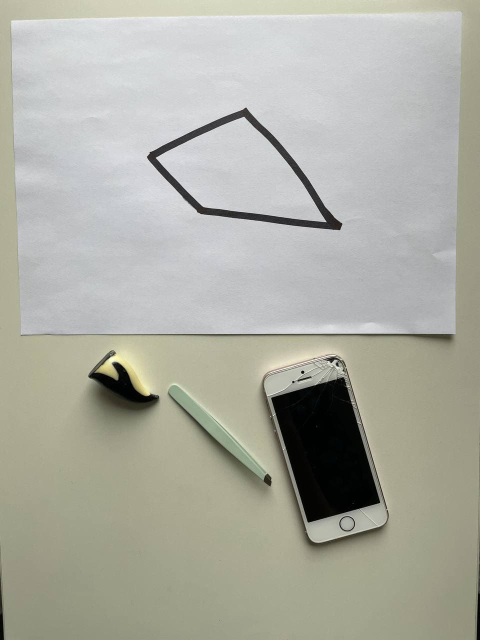
#> input picture signals_dataset/no/2.jpg, 960 x 1280 px, found by its file name (shown at 1/2 size)
$ jupyter execute intelligent_placer.ipynb   (shell and % lines are left out)   (older library calls are emulated)
#> lines starting #> are read from the running program, lines starting #| are printed output that depends on the picture; after the words box and inside, x2 and y2 are one past the last pixel; in counts of white or black regions, pixels touching at a corner belong together
### intelligent_placer_lib/objects_detection.py
import os
import cv2 as cv
import numpy as np
from scipy.ndimage import binary_fill_holes
from skimage.feature import canny
from skimage.morphology import binary_closing


# not used in main program, but useful for tests
# [6 lines left out: function read_images, not called in this run]


def read_image(path: str) -> list:
#> called with path = 'signals_dataset\\no\\2.jpg'
    return cv.imread(path)
#> returned value is the input picture: shape (1280, 960, 3); mean B, G, R 162.6, 172.8, 172.4


# find edges with canny detection and morphology operations
def preprocess_image(image: np.array) -> np.array:
    gray_img = cv.cvtColor(image, cv.COLOR_RGB2GRAY)
    edge = 255 * binary_fill_holes(binary_closing(canny(gray_img, sigma=3), selem=np.ones((20, 20))))
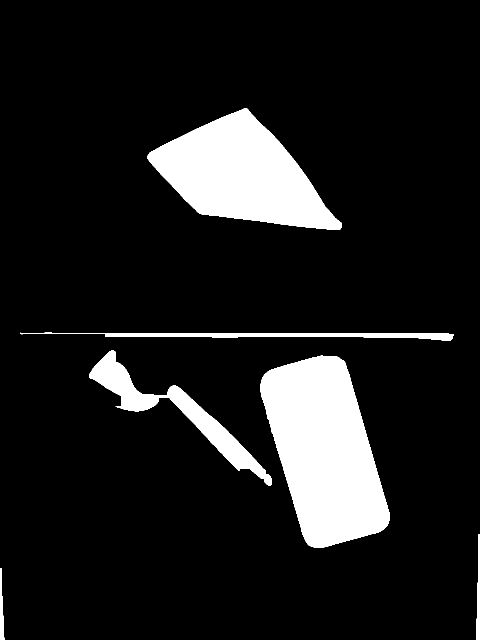
#> edge: shape (1280, 960) int64 (shown at 1/2 size); 11.5% white; 6 white regions, box (x1, y1, x2, y2) and area: (521, 711, 780, 1096) 65430, (295, 216, 684, 460) 52270, (178, 701, 543, 972) 15841, (41, 665, 908, 682) 6113, (953, 1069, 960, 1280) 1026, (0, 1136, 9, 1280) 782
    edge = edge.astype(np.uint8)
#> edge: shape (1280, 960); 11.5% white; 6 white regions
    return edge


# is contour a polygon
def check_for_polygon(contours: list) -> bool:
    counter = 0
    for contour in contours:
        x, y = contour[0]
        if y < 750:
            counter += 1
    if counter == len(contours):
        return True
    return False


# is contour a bottom paper sheet border
def check_paper_border(contours: list) -> bool:
    paper_border_counter = 0
    for contour in contours:
        x, y = contour[0]
        if 750 > y > 600:
            paper_border_counter += 1
            continue
    if paper_border_counter == len(contours):
        return False
    return True


# finding a minimal rectangle for objects contours
def find_min_rect(contours: list, image: np.array=None) -> list:
    boxes = list()
    for c in contours:
        rect = cv.minAreaRect(c)
        box = cv.boxPoints(rect)
        box = np.int0(box)
        boxes.append(box)
    return boxes


# find polygon angles
def find_approx_polygon(polygon_cnt: list) -> list:
    epsilon = 0.01 * cv.arcLength(polygon_cnt, True)
    approx = cv.approxPolyDP(polygon_cnt, epsilon, True)
    return approx


# find contours of polygon and all objects
def find_contours(image: np.array) -> tuple:
    contours = cv.findContours(image, cv.RETR_EXTERNAL,cv.CHAIN_APPROX_NONE)
#> contours = 6 contours; box (x1, y1, x2, y2) and area: (521, 711, 780, 1096) 64934, (295, 216, 684, 460) 51846, (178, 701, 543, 972) 15398, (41, 665, 908, 682) 5238, (953, 1069, 960, 1280) 810, (0, 1136, 9, 1280) 633
    objects = list()
    polygon = None
    for contour in contours[0]:
        if check_for_polygon(contour) and cv.contourArea(contour) > 3000 and check_paper_border(contour):
            polygon = contour
        elif not check_for_polygon(contour) and cv.contourArea(contour) > 500:
            objects.append(contour)
#> this loop made 6 passes
#> after the loop, objects = 4 contours; box (x1, y1, x2, y2) and area: (521, 711, 780, 1096) 64934, (178, 701, 543, 972) 15398, (953, 1069, 960, 1280) 810, (0, 1136, 9, 1280) 633
    return polygon, objects

### intelligent_placer_lib/intelligent_placer.py
from intelligent_placer_lib.objects_detection import read_image, preprocess_image, find_contours, find_min_rect, find_approx_polygon
from intelligent_placer_lib.objects_arrangement import is_objects_placed


def check_image(path: str) -> bool:
    image = read_image(path)
    edge = preprocess_image(image)
    polygon, objects = find_contours(edge)
#> polygon = contour of 847 points, box (x1, y1, x2, y2) (295, 216, 684, 460), area 51846
    if polygon is None or objects == []:
        print("Can't find polygon or objects")
        return False
    rectangles = find_min_rect(objects)
#> the loop in find_min_rect, `for c in contours:` made 4 passes
#> (rect, box) on passes 1 to 4: (((4, 1207.5), (143, 8), -90), [[8, 1279], [0, 1279], [0, 1136], [8, 1136]]), (((956, 1174), (210, 6), -90), [[959, 1279], [953, 1279], [953, 1069], [959, 1069]]), (((648, 901.7), (181.7, 373.1), -16.18), [[612, 1106], [508, 747], [683, 697], [787, 1055]]), (((372.2, 837.1), (95.87, 425.2), -60.75), [[534, 982], [163, 775], [210, 691], [581, 899]])
#> after the loop in find_min_rect, `for c in contours:`: boxes = [[[8, 1279], [0, 1279], [0, 1136], [8, 1136]], [[959, 1279], [953, 1279], [953, 1069], [959, 1069]], [[612, 1106], [508, 747], [683, 697], [787, 1055]], [[534, 982], [163, 775], [210, 691], [581, 899]]]
#> rectangles has the same summary as boxes in find_min_rect
    polygon_angles = find_approx_polygon(polygon)
#> in find_approx_polygon, `epsilon = 0.01 * cv.arcLength(polygon_cnt, True)`: epsilon = 10.19
#> in find_approx_polygon, `approx = cv.approxPolyDP(polygon_cnt, epsilon, True)`: approx = [[295, 311], [400, 427], [682, 455], [591, 323], [492, 216]]
#> polygon_angles has the same summary as approx in find_approx_polygon
    return is_objects_placed(polygon_angles, rectangles)

### intelligent_placer_lib/objects_arrangement.py
import cv2 as cv

# is polygon area larger than sum of objects area
def check_area(polygon: list, objects: list) -> bool:
    poly_area = cv.contourArea(polygon)
#> poly_area = 49118
    obj_area = 0
    for obj in objects:
        obj_area += cv.contourArea(obj)
#> this loop made 4 passes
#> (obj, obj_area) on passes 1 to 4: ([[8, 1279], [0, 1279], [0, 1136], [8, 1136]], 1144), ([[959, 1279], [953, 1279], [953, 1069], [959, 1069]], 2404), ([[612, 1106], [508, 747], [683, 697], [787, 1055]], 70393.5), ([[534, 982], [163, 775], [210, 691], [581, 899]], 111124.5)
#> after the loop, obj_area = 111124.5
    return poly_area > obj_area


# except check_area there will be other checks, ex. geometric shapes
def is_objects_placed(polygon: list, objects: list) -> bool:
    if check_area(polygon, objects):
        return True
    else:
        return False

### intelligent_placer.ipynb
# Intelligent placer

Пример работы текущей версии программы и наглядные результаты

Сначала загрузим все необходимые библиотеки, если их не было

Изображения располагаются в трех директориях, иногда удобно пользоваться уже их определенными именами

[cell 1]
no_dir = "signals_dataset/no"
yes_dir = "signals_dataset/yes"
obj_dir = "signals_dataset/objects"

[cell 2]
from intelligent_placer_lib.intelligent_placer import check_image
path = 'signals_dataset\\no\\2.jpg'
check_image(path)

Но такой подход малоинформативен для демонстрации работы алгоритма. Поэтому рассмотрим работу программы по шагам.

## Определение объектов

Первым шагом бинаризируем изображение с помощью детектора Кэнни и морфологических операций.

[cell 3]
from intelligent_placer_lib.objects_detection import read_image, preprocess_image
import matplotlib.pyplot as plt

image = read_image(path)
bin_image = preprocess_image(image)
plt.imshow(bin_image)

Далее выделим контуры многоугольника и объектов. Выделенные контуры проходят через специфические проверки, сделанные конкретно под датасет.

[cell 4]
from intelligent_placer_lib.intelligent_placer import find_contours
import cv2
polygon, objects = find_contours(bin_image)
#> the loop in find_contours (call 2), `for contour in contours[0]:` made 6 passes
cv2.drawContours(image, polygon, -1, (0, 0, 255), thickness=4)
cv2.drawContours(image, objects, -1, (0, 255, 0), thickness=4)
plt.imshow(image)

Выделим объекты прямоугольниками, чтобы потом манипулировать именно с ними, как с наиболее простыми фигурами. У многоугольника определим его углы.

[cell 5]
from intelligent_placer_lib.objects_detection import find_min_rect, find_approx_polygon

rectangles = find_min_rect(objects)
#> the loop in find_min_rect (call 2), `for c in contours:` made 4 passes
#> rectangles has the same summary as boxes in find_min_rect
polygon_angles = find_approx_polygon(polygon)
#> polygon_angles has the same summary as approx in find_approx_polygon
cv2.drawContours(image, rectangles, -1, (255, 0, 255), 4)
cv2.drawContours(image, polygon_angles, -1, (255, 255, 0), thickness=30)
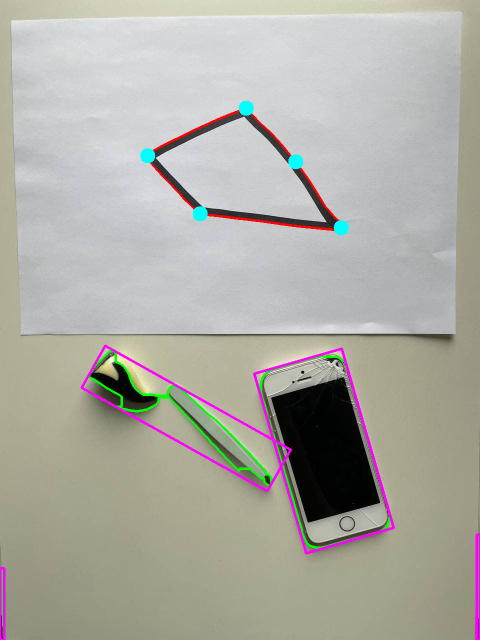
#> image: shape (1280, 960, 3) (shown at 1/2 size); mean B, G, R 163.5, 171.8, 172.9
plt.imshow(image)

## Проверка на вместимоость

В самой простой версии просто сравниваем площади полученного многоугольника и сумму площадей всех объектов для получения ответа на поставленную задачу. Конечно, такая проверка крайне неисчерпывающая. В дальнейшем придется сравнивать геометрические размеры всех предметов и размеры имеющегося многоугольника.

[cell 6]
from intelligent_placer_lib.objects_arrangement import is_objects_placed

is_objects_placed(polygon, objects)
#> the loop in check_area (call 2), `for obj in objects:` made 4 passes
#> obj_area on passes 1 to 4: 633, 1443.5, 66378, 81775.5
#> Out = False

В данном случае программа отработала правильно.

## Промежуточные результаты
На всем датасете была запущена программа. Результаты ее выполнения лежат в директории results. Алгоритм совершил 3 ошибки на разделе датасета 'no' и 7 ошибок на разделе датасета 'yes'. Всего в датасете 38 изображений. Точность получается 0.7368

Так же алгоритм совершает ошибки при распознавании предметов: границы нескольких предметов могут сливаться. Это связно с тенями и близким расположением предметов друг к другу. Например, на изображении 'signals_dataset/yes/1.jpg'

$ run again, with signals_dataset/no/1.jpg copied over signals_dataset/no/2.jpg
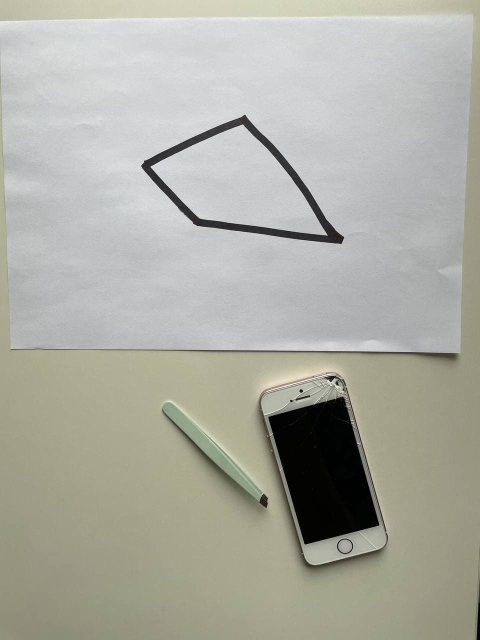
#> input picture signals_dataset/no/1.jpg, 960 x 1280 px, found by its file name (shown at 1/2 size)
#> in read_image, returned value is the input picture: shape (1280, 960, 3); mean B, G, R 162.7, 172.2, 172.2
#> in preprocess_image, `edge = 255 * binary_fill_holes(binary_closing(canny(gray_img, sigma=3)..`:
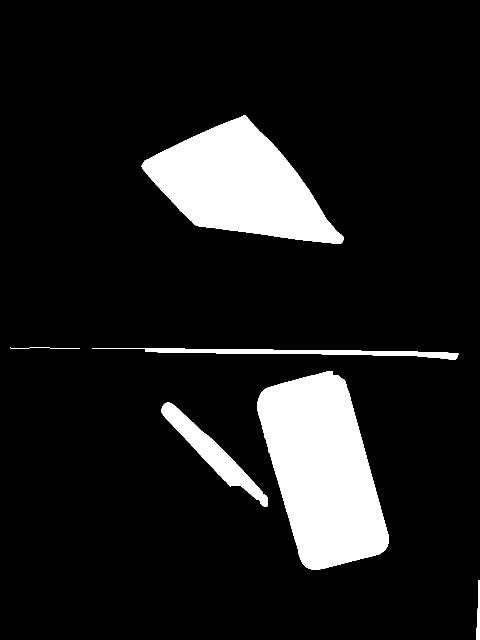
#> edge: shape (1280, 960) int64 (shown at 1/2 size); 11.5% white; 6 white regions, box (x1, y1, x2, y2) and area: (515, 742, 778, 1140) 68821, (283, 231, 688, 488) 56900, (323, 805, 536, 1014) 9299, (184, 696, 917, 719) 5385, (953, 1160, 960, 1280) 582, (21, 694, 160, 697) 158
#> contours = 6 contours, 1 with area under 20; largest, box (x1, y1, x2, y2) and area: (515, 742, 778, 1140) 68310, (283, 231, 688, 488) 56457, (323, 805, 536, 1014) 9058, (184, 696, 917, 719) 4646, (953, 1160, 960, 1280) 458
#> the loop in find_contours, `for contour in contours[0]:` made 6 passes
#> after the loop in find_contours, `for contour in contours[0]:`: objects = 2 contours; box (x1, y1, x2, y2) and area: (515, 742, 778, 1140) 68310, (323, 805, 536, 1014) 9058
#> in check_image, `polygon, objects = find_contours(edge)`: polygon = contour of 884 points, box (x1, y1, x2, y2) (283, 231, 688, 488), area 56457
#> the loop in find_min_rect, `for c in contours:` made 2 passes
#> (rect, box) on passes 1 to 2: (((429, 912), (41.01, 289.9), -45), [[517, 1029], [312, 824], [341, 795], [546, 1000]]), (((644.1, 941.8), (187.1, 381.4), -15.47), [[604, 1150], [503, 782], [683, 733], [785, 1100]])
#> after the loop in find_min_rect, `for c in contours:`: boxes = [[[517, 1029], [312, 824], [341, 795], [546, 1000]], [[604, 1150], [503, 782], [683, 733], [785, 1100]]]
#> in check_image, `rectangles = find_min_rect(objects)`: rectangles has the same summary as boxes in find_min_rect
#> epsilon = 10.65
#> approx = [[284, 328], [391, 450], [685, 483], [594, 346], [491, 231]]
#> in check_image, `polygon_angles = find_approx_polygon(polygon)`: polygon_angles has the same summary as approx in find_approx_polygon
#> poly_area = 53482.5
#> the loop in check_area, `for obj in objects:` made 2 passes
#> (obj, obj_area) on passes 1 to 2: ([[517, 1029], [312, 824], [341, 795], [546, 1000]], 11890), ([[604, 1150], [503, 782], [683, 733], [785, 1100]], 83248)
#> after the loop in check_area, `for obj in objects:`: obj_area = 83248
#> the loop in find_contours (call 2), `for contour in contours[0]:` made 6 passes
#> the loop in find_min_rect (call 2), `for c in contours:` made 2 passes
#> `rectangles = find_min_rect(objects)`: rectangles has the same summary as boxes in find_min_rect
#> `polygon_angles = find_approx_polygon(polygon)`: polygon_angles has the same summary as approx in find_approx_polygon
#> `cv2.drawContours(image, polygon_angles, -1, (255, 255, 0), thickness=30)`:
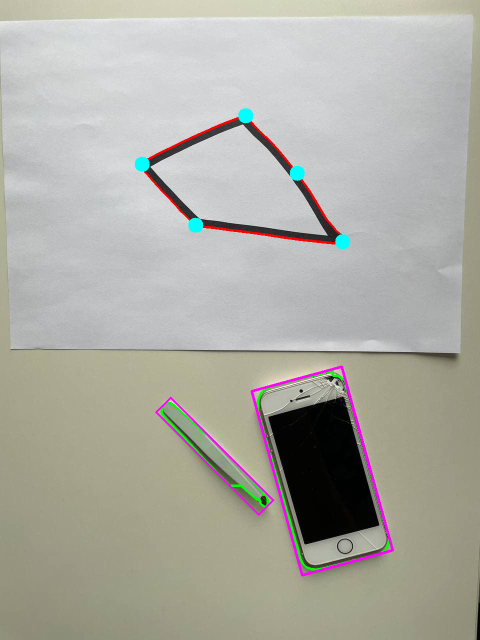
#> image: shape (1280, 960, 3) (shown at 1/2 size); mean B, G, R 163.1, 171.4, 172.4
#> the loop in check_area (call 2), `for obj in objects:` made 2 passes
#> obj_area on passes 1 to 2: 9057.5, 77367.5
#> Out = False

$ run again, with signals_dataset/no/10.jpg copied over signals_dataset/no/2.jpg
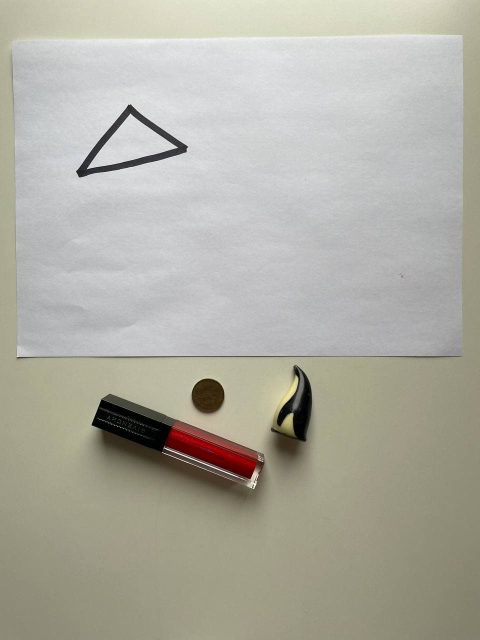
#> input picture signals_dataset/no/10.jpg, 960 x 1280 px, found by its file name (shown at 1/2 size)
#> in read_image, returned value is the input picture: shape (1280, 960, 3); mean B, G, R 162.1, 173, 174.6
#> in preprocess_image, `edge = 255 * binary_fill_holes(binary_closing(canny(gray_img, sigma=3)..`:
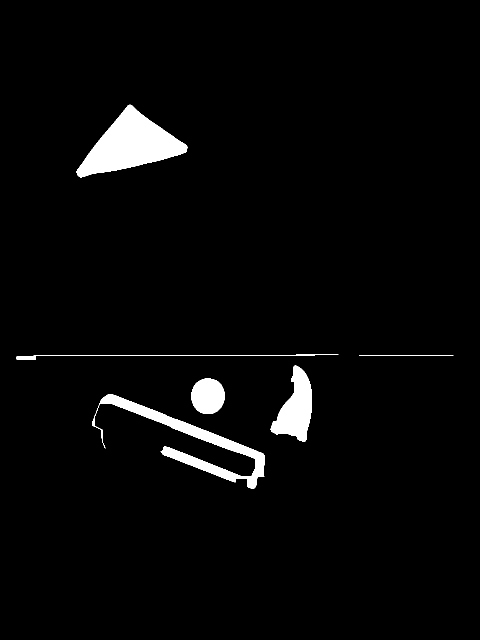
#> edge: shape (1280, 960) int64 (shown at 1/2 size); 3.1% white; 6 white regions, box (x1, y1, x2, y2) and area: (153, 209, 375, 355) 15702, (184, 788, 530, 977) 10603, (541, 731, 624, 883) 6838, (383, 757, 449, 828) 3792, (32, 709, 677, 720) 939, (718, 710, 907, 712) 232
#> contours = 6 contours; box (x1, y1, x2, y2) and area: (153, 209, 375, 355) 15458, (184, 788, 530, 977) 9927, (541, 731, 624, 883) 6650, (383, 757, 449, 828) 3692, (32, 709, 677, 720) 290, (718, 710, 907, 712) 43
#> the loop in find_contours, `for contour in contours[0]:` made 6 passes
#> after the loop in find_contours, `for contour in contours[0]:`: objects = 3 contours; box (x1, y1, x2, y2) and area: (184, 788, 530, 977) 9927, (541, 731, 624, 883) 6650, (383, 757, 449, 828) 3692
#> in check_image, `polygon, objects = find_contours(edge)`: polygon = contour of 486 points, box (x1, y1, x2, y2) (153, 209, 375, 355), area 15458
#> the loop in find_min_rect, `for c in contours:` made 3 passes
#> (rect, box) on passes 1 to 3: (((357, 895.5), (105.9, 359.9), -69.06), [[506, 1009], [169, 880], [207, 781], [543, 910]]), (((415.5, 792), (70, 65), -90), [[448, 827], [383, 827], [383, 757], [448, 757]]), (((592.5, 805.1), (143.4, 74.23), -75.7), [[610, 883], [538, 865], [574, 726], [646, 744]])
#> after the loop in find_min_rect, `for c in contours:`: boxes = [[[506, 1009], [169, 880], [207, 781], [543, 910]], [[448, 827], [383, 827], [383, 757], [448, 757]], [[610, 883], [538, 865], [574, 726], [646, 744]]]
#> in check_image, `rectangles = find_min_rect(objects)`: rectangles has the same summary as boxes in find_min_rect
#> epsilon = 5.88
#> approx = [[374, 293], [259, 209], [153, 345], [163, 354], [364, 307]]
#> in check_image, `polygon_angles = find_approx_polygon(polygon)`: polygon_angles has the same summary as approx in find_approx_polygon
#> poly_area = 14698.5
#> the loop in check_area, `for obj in objects:` made 3 passes
#> (obj, obj_area) on passes 1 to 3: ([[506, 1009], [169, 880], [207, 781], [543, 910]], 38151), ([[448, 827], [383, 827], [383, 757], [448, 757]], 42701), ([[610, 883], [538, 865], [574, 726], [646, 744]], 53357)
#> after the loop in check_area, `for obj in objects:`: obj_area = 53357
#> the loop in find_contours (call 2), `for contour in contours[0]:` made 6 passes
#> the loop in find_min_rect (call 2), `for c in contours:` made 3 passes
#> `rectangles = find_min_rect(objects)`: rectangles has the same summary as boxes in find_min_rect
#> `polygon_angles = find_approx_polygon(polygon)`: polygon_angles has the same summary as approx in find_approx_polygon
#> `cv2.drawContours(image, polygon_angles, -1, (255, 255, 0), thickness=30)`:
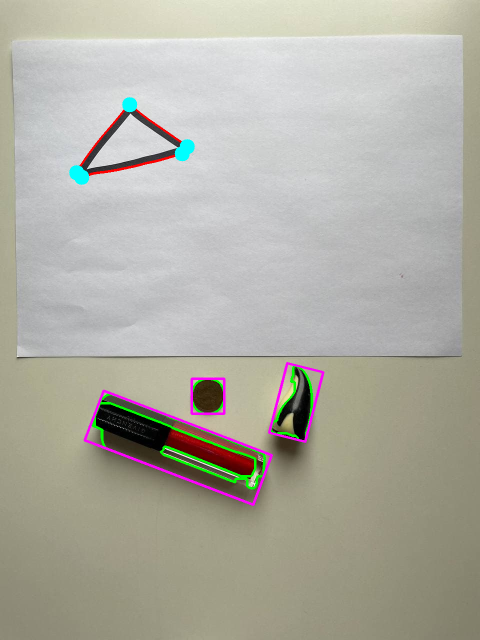
#> image: shape (1280, 960, 3) (shown at 1/2 size); mean B, G, R 162.6, 173, 174.6
#> the loop in check_area (call 2), `for obj in objects:` made 3 passes
#> obj_area on passes 1 to 3: 9927, 13619.5, 20269
#> Out = False
